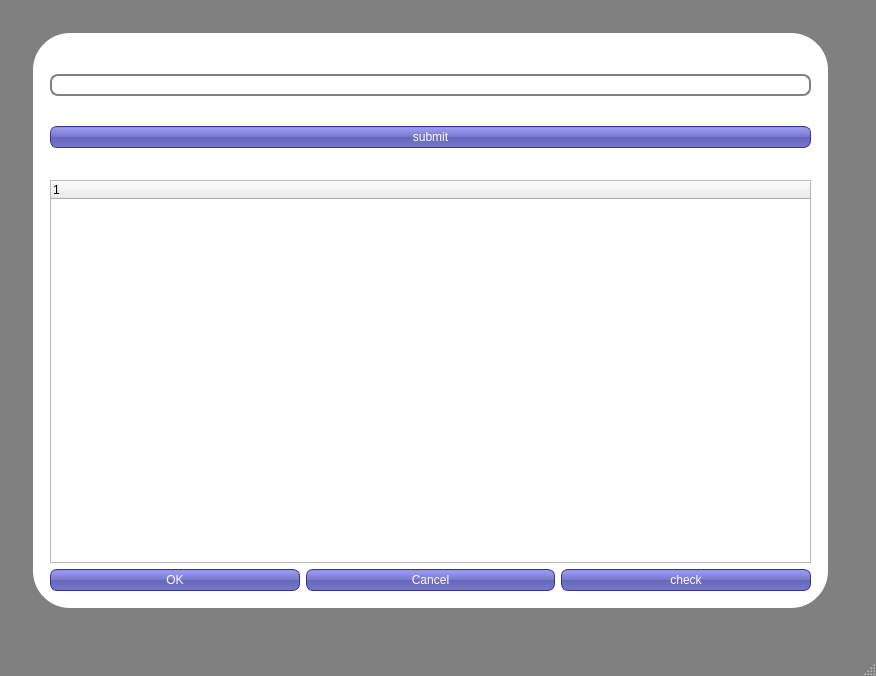
<?xml version="1.0" encoding="UTF-8"?>
<ui version="4.0">
 <class>MyLoginForm</class>
 <widget class="QMainWindow" name="MyLoginForm">
  <property name="geometry">
   <rect>
    <x>0</x>
    <y>0</y>
    <width>876</width>
    <height>676</height>
   </rect>
  </property>
  <property name="windowTitle">
   <string>MainWindow</string>
  </property>
  <property name="styleSheet">
   <string notr="true">#MyLoginForm {
background: gray;
}

#mainframe {
border: 3px solid gray;
border-radius: 40px;
background: white;
}

QLineEdit {
padding: 1px;
border-style: solid;
border: 2px solid gray;
border-radius: 8px;
}

QPushButton
{ 
color: white;
background-color: QLinearGradient( x1: 0, y1: 0, x2: 0, y2: 1, stop: 0 #88d, stop: 0.1 #99e, stop: 0.49 #77c, stop: 0.5 #66b, stop: 1 #77c);
border-width: 1px;
border-color: #339;
border-style: solid;
border-radius: 7;
padding: 3px;
}

QPushButton:pressed
{
background-color: rgb(101, 101, 101);
}

QTableWidget {
padding: 1px;
border-style: solid;
border: 2px solid gray;
border-radius: 8px;
}
</string>
  </property>
  <widget class="QWidget" name="centralwidget">
   <widget class="QFrame" name="mainframe">
    <property name="geometry">
     <rect>
      <x>30</x>
      <y>30</y>
      <width>801</width>
      <height>581</height>
     </rect>
    </property>
    <property name="frameShape">
     <enum>QFrame::StyledPanel</enum>
    </property>
    <property name="frameShadow">
     <enum>QFrame::Raised</enum>
    </property>
    <widget class="QWidget" name="gridLayoutWidget">
     <property name="geometry">
      <rect>
       <x>20</x>
       <y>150</y>
       <width>761</width>
       <height>411</height>
      </rect>
     </property>
     <layout class="QGridLayout" name="gridLayout">
      <item row="1" column="0">
       <widget class="QPushButton" name="okbtn">
        <property name="text">
         <string>OK</string>
        </property>
       </widget>
      </item>
      <item row="1" column="1">
       <widget class="QPushButton" name="cancelbtn">
        <property name="text">
         <string>Cancel</string>
        </property>
       </widget>
      </item>
      <item row="1" column="2">
       <widget class="QPushButton" name="checkbtn">
        <property name="text">
         <string>check</string>
        </property>
       </widget>
      </item>
      <item row="0" column="0" colspan="3">
       <widget class="QTreeWidget" name="dblistview"/>
      </item>
     </layout>
    </widget>
    <widget class="QWidget" name="verticalLayoutWidget">
     <property name="geometry">
      <rect>
       <x>20</x>
       <y>20</y>
       <width>761</width>
       <height>124</height>
      </rect>
     </property>
     <layout class="QVBoxLayout" name="verticalLayout">
      <item>
       <widget class="QLineEdit" name="textbox1"/>
      </item>
      <item>
       <widget class="QPushButton" name="SubmitBtn">
        <property name="styleSheet">
         <string notr="true"/>
        </property>
        <property name="text">
         <string>submit</string>
        </property>
       </widget>
      </item>
     </layout>
    </widget>
   </widget>
  </widget>
  <widget class="QMenuBar" name="menubar">
   <property name="geometry">
    <rect>
     <x>0</x>
     <y>0</y>
     <width>876</width>
     <height>26</height>
    </rect>
   </property>
  </widget>
  <widget class="QStatusBar" name="statusbar"/>
 </widget>
 <resources/>
 <connections>
  <connection>
   <sender>SubmitBtn</sender>
   <signal>clicked()</signal>
   <receiver>MyLoginForm</receiver>
   <slot>SubmitbtnEvent()</slot>
   <hints>
    <hint type="sourcelabel">
     <x>410</x>
     <y>145</y>
    </hint>
    <hint type="destinationlabel">
     <x>802</x>
     <y>151</y>
    </hint>
   </hints>
  </connection>
 </connections>
 <slots>
  <slot>SubmitbtnEvent()</slot>
 </slots>
</ui>
